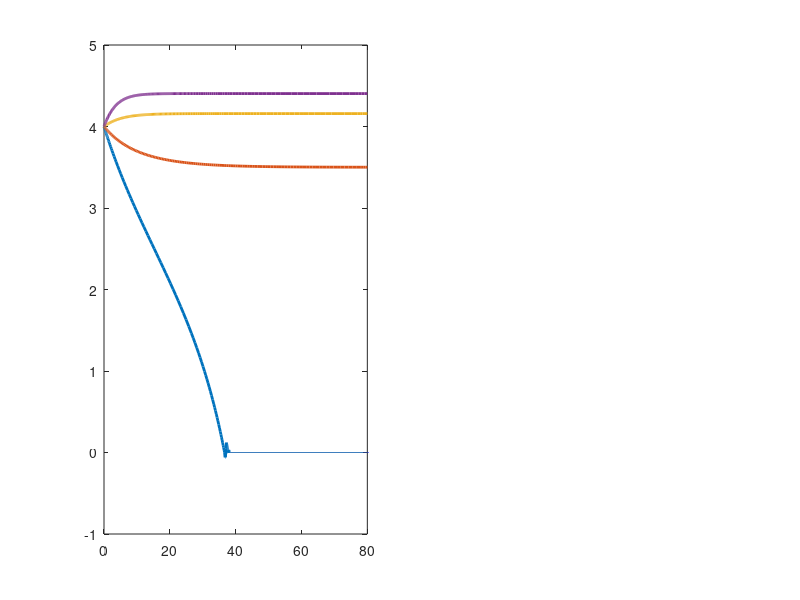

MATLAB code for this plot: (Note: this script raises an error after producing the figure.)
clc; clear; close all;

%% --- Base Parameters ---
k   = 0.20;
N   = 5;
a   = 0.21;
b   = 1.0;
P0  = 4.0;
MSY = k*N/4;
opts = odeset('RelTol',1e-8,'AbsTol',1e-10,'NonNegative',1);

% equilibrium for base a
D  = N^2 - 4*(a*N/k);
P1 = (N + sqrt(D)) / 2;
P2 = (N - sqrt(D)) / 2;

%% =========================================================
%  FIGURE 5.2 - Effect of varying k (2 subplots)
%% =========================================================
k_vals = [0.10, 0.20, 0.30, 0.40];
colors = lines(length(k_vals));

figure(1);
set(gcf, 'Color', 'w', 'Position', [50 400 1000 400]);

% --- subplot 1: constant ---
subplot(1,2,1);
for i = 1:length(k_vals)
    ki    = k_vals(i);
    ode_c = @(t,P) ki*P*(1 - P/N) - a;
    [tt, PP] = ode45(ode_c, [0 80], P0, opts);
    plot(tt, PP, 'Color', colors(i,:), 'LineWidth', 2, ...
         'DisplayName', sprintf('k=%.2f (MSY=%.3f)', ki, ki*N/4));
    hold on;
end
yline(N/2, '--k', 'LineWidth', 1.2, 'Label', 'N/2', ...
      'FontSize', 9, 'LabelHorizontalAlignment', 'left');
xlabel('Time  t', 'FontSize', 12);
ylabel('Population  P', 'FontSize', 12);
title('Constant Harvesting', 'FontSize', 12, 'FontWeight', 'bold');
legend('Location', 'east', 'FontSize', 9);
xlim([0 80]); ylim([0 N*1.2]);
grid on; box on; set(gca, 'FontSize', 10);

% --- subplot 2: periodic ---
subplot(1,2,2);
for i = 1:length(k_vals)
    ki    = k_vals(i);
    ode_p = @(t,P) ki*P*(1 - P/N) - a*(1 + sin(b*t));
    [tt, PP] = ode45(ode_p, [0 80], P0, opts);
    plot(tt, PP, 'Color', colors(i,:), 'LineWidth', 2, ...
         'DisplayName', sprintf('k=%.2f (MSY=%.3f)', ki, ki*N/4));
    hold on;
end
yline(N/2, '--k', 'LineWidth', 1.2, 'Label', 'N/2', ...
      'FontSize', 9, 'LabelHorizontalAlignment', 'left');
xlabel('Time  t', 'FontSize', 12);
ylabel('Population  P', 'FontSize', 12);
title('Periodic Harvesting', 'FontSize', 12, 'FontWeight', 'bold');
legend('Location', 'east', 'FontSize', 9);
xlim([0 80]); ylim([0 N*1.2]);
grid on; box on; set(gca, 'FontSize', 10);

sgtitle(sprintf('Effect of Growth Rate k  (N=%d, a=%.2f, b=%.1f, P0=%.1f)', ...
        N, a, b, P0), 'FontSize', 12, 'FontWeight', 'bold');

%% --- Table 5.1 - Effect of k: Constant vs Periodic ---
fprintf('================================================================================\n');
fprintf('Table 5.1 — Effect of k  (N=%.1f, a=%.2f)\n', N, a);
fprintf('================================================================================\n');
fprintf('%-6s %-10s | %-14s %-14s %-14s | %-14s\n', ...
        'k', 'MSY', 'P1 (const)', 'P2 (const)', 'Status (const)', 'Status (periodic)');
fprintf('%s\n', repmat('-',1,80));
for i = 1:length(k_vals)
    ki  = k_vals(i);
    msy = ki*N/4;
    Di  = N^2 - 4*(a*N/ki);

    % constant status
    if Di > 0
        p1 = (N+sqrt(Di))/2;
        p2 = (N-sqrt(Di))/2;
        c_status = 'Sustainable';
        p1_str   = sprintf('%.4f', p1);
        p2_str   = sprintf('%.4f', p2);
    else
        c_status = 'Extinction';
        p1_str   = '---';
        p2_str   = '---';
    end

    % periodic status — run simulation and check mean
    ode_p    = @(t,P) ki*P*(1-P/N) - a*(1+sin(b*t));
    [tp, Pp] = ode45(ode_p, [0 100], P0, opts);
    idx      = tp >= 80;
    mean_P   = mean(Pp(idx));
    if mean_P < 0.01
        p_status = 'Extinction';
    else
        p_status = sprintf('Mean P=%.2f', mean_P);
    end

    fprintf('%-6.2f %-10.4f | %-14s %-14s %-14s | %-14s\n', ...
            ki, msy, p1_str, p2_str, c_status, p_status);
end
fprintf('%s\n\n', repmat('=',1,80));

%% =========================================================
%  FIGURE 5.3 - Effect of varying N (2 subplots)
%% =========================================================
N_vals = [3, 5, 7, 10];
colors = lines(length(N_vals));

figure(2);
set(gcf, 'Color', 'w', 'Position', [50 50 1000 400]);

% --- subplot 1: constant ---
subplot(1,2,1);
for i = 1:length(N_vals)
    Ni    = N_vals(i);
    ode_c = @(t,P) k*P*(1 - P/Ni) - a;
    [tt, PP] = ode45(ode_c, [0 80], P0, opts);
    plot(tt, PP, 'Color', colors(i,:), 'LineWidth', 2, ...
         'DisplayName', sprintf('N=%d (MSY=%.3f)', Ni, k*Ni/4));
    hold on;
end
xlabel('Time  t', 'FontSize', 12);
ylabel('Population  P', 'FontSize', 12);
title('Constant Harvesting', 'FontSize', 12, 'FontWeight', 'bold');
legend('Location', 'east', 'FontSize', 9);
xlim([0 80]); ylim([0 max(N_vals)*1.2]);
grid on; box on; set(gca, 'FontSize', 10);

% --- subplot 2: periodic ---
subplot(1,2,2);
for i = 1:length(N_vals)
    Ni    = N_vals(i);
    ode_p = @(t,P) k*P*(1 - P/Ni) - a*(1 + sin(b*t));
    [tt, PP] = ode45(ode_p, [0 80], P0, opts);
    plot(tt, PP, 'Color', colors(i,:), 'LineWidth', 2, ...
         'DisplayName', sprintf('N=%d (MSY=%.3f)', Ni, k*Ni/4));
    hold on;
end
xlabel('Time  t', 'FontSize', 12);
ylabel('Population  P', 'FontSize', 12);
title('Periodic Harvesting', 'FontSize', 12, 'FontWeight', 'bold');
legend('Location', 'east', 'FontSize', 9);
xlim([0 80]); ylim([0 max(N_vals)*1.2]);
grid on; box on; set(gca, 'FontSize', 10);

sgtitle(sprintf('Effect of Carrying Capacity N  (k=%.2f, a=%.2f, b=%.1f, P0=%.1f)', ...
        k, a, b, P0), 'FontSize', 12, 'FontWeight', 'bold');

%% --- Table 5.2 - Effect of N: Constant vs Periodic ---
fprintf('================================================================================\n');
fprintf('Table 5.2 — Effect of N  (k=%.2f, a=%.2f)\n', k, a);
fprintf('================================================================================\n');
fprintf('%-6s %-10s | %-14s %-14s %-14s | %-14s\n', ...
        'N', 'MSY', 'P1 (const)', 'P2 (const)', 'Status (const)', 'Status (periodic)');
fprintf('%s\n', repmat('-',1,80));
for i = 1:length(N_vals)
    Ni  = N_vals(i);
    msy = k*Ni/4;
    Di  = Ni^2 - 4*(a*Ni/k);

    % constant status
    if Di > 0
        p1 = (Ni+sqrt(Di))/2;
        p2 = (Ni-sqrt(Di))/2;
        c_status = 'Sustainable';
        p1_str   = sprintf('%.4f', p1);
        p2_str   = sprintf('%.4f', p2);
    else
        c_status = 'Extinction';
        p1_str   = '---';
        p2_str   = '---';
    end

    % periodic status
    ode_p    = @(t,P) k*P*(1-P/Ni) - a*(1+sin(b*t));
    [tp, Pp] = ode45(ode_p, [0 100], P0, opts);
    idx      = tp >= 80;
    mean_P   = mean(Pp(idx));
    if mean_P < 0.01
        p_status = 'Extinction';
    else
        p_status = sprintf('Mean P=%.2f', mean_P);
    end

    fprintf('%-6d %-10.4f | %-14s %-14s %-14s | %-14s\n', ...
            Ni, msy, p1_str, p2_str, c_status, p_status);
end
fprintf('%s\n', repmat('=',1,80));
